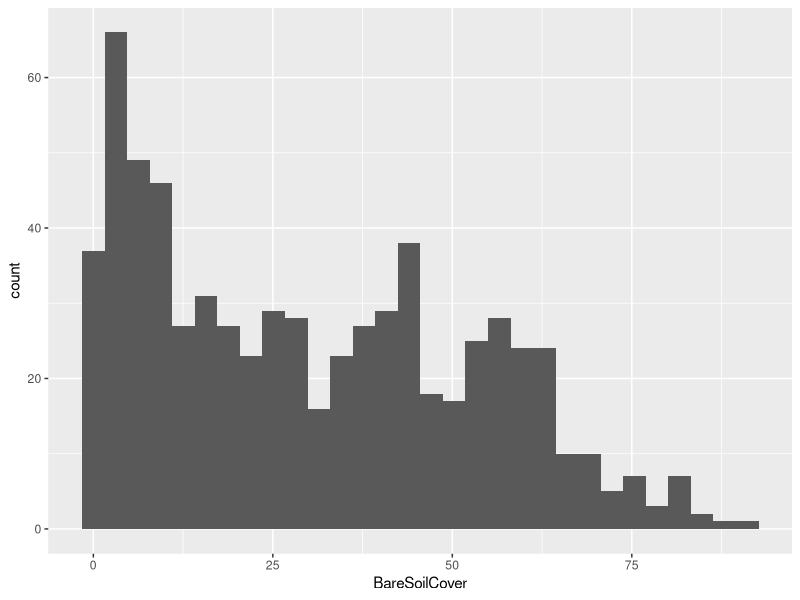

The R source for this figure: (Note: this script raises an error after producing the figure.)
# Quantile approach to setting indicator benchmarks
library(tidyverse)
library(ggplot2)

# Read in data
aero <- read.csv("data/indicators/aero.csv")
BLM_indicators <- read.csv("data/indicators/BLM_indicators.csv")
indicators <- read.csv("data/indicators/indicators.csv")

names(indicators)

indicators <- dplyr::select(indicators, -X)

# Make historgram to look at shape of distribution
ggplot2::ggplot(indicators, aes(BareSoilCover)) + geom_histogram()

# Find quantiles
quantile(indicators$BareSoilCover, 0.75)
# 48% is the 75th quantile
# 75% of plots have less than or equal to 48% bare ground
quantile(indicators$BareSoilCover, c(0.25, 0.5, 0.75))
quantile(analysis.table$LargeGaps, c(0.25, 0.5, 0.75))
quantile(analysis.table$TotalFoliarCover, c(0.25, 0.5, 0.75))


# 25% of plots have less than 9% bare ground, 50% of plots have less than 28%
# bare ground, and 75% of plots have less than 45% bare ground
summary(indicators$BareSoilCover)


# Find quantiles by group (ecological site)
# Build dataframe with ecological site included
# Table names are offset - shift to the left
names(BLM_indicators) = names(BLM_indicators)[-1]
names(BLM_indicators)
esplots <- dplyr::select(BLM_indicators, PrimaryKey, EcologicalSiteId, EcoSiteId_Stripped)
indicators <- dplyr::left_join(indicators, esplots)
# Find quantiles by site
baresoilquant <- indicators %>%
  group_by(EcologicalSiteId) %>%
  summarise(count = n(),
            quantile25 = quantile(BareSoilCover, probs = 0.25))

baresoilquant <- indicators %>%
  group_by(EcoSiteId_Stripped) %>%
  summarise(count = n(),
            quantile25 = quantile(BareSoilCover, probs = 0.25))


totalfoliarquant <- indicators %>%
  group_by(EcologicalSiteId) %>%
  summarise(count = n(),
            quantile75 = quantile(TotalFoliarCover, probs = 0.75))

gaps100quant <- indicators %>%
  group_by(EcologicalSiteId) %>%
  summarise(count = n(),
            quantile75 = quantile(GapCover_101_200, probs = 0.25))
